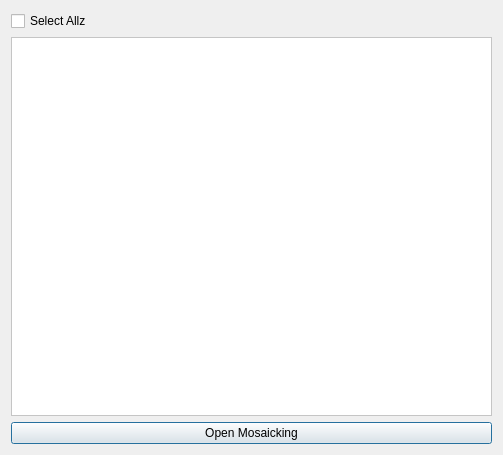
<?xml version="1.0" encoding="UTF-8"?>
<ui version="4.0">
 <class>MosaicTxtGeneratorDialogBase</class>
 <widget class="QDialog" name="MosaicTxtGeneratorDialogBase">
  <property name="geometry">
   <rect>
    <x>0</x>
    <y>0</y>
    <width>503</width>
    <height>455</height>
   </rect>
  </property>
  <property name="windowTitle">
   <string>Mosaic Helper</string>
  </property>
  <layout class="QVBoxLayout" name="verticalLayout">
   <item>
    <layout class="QVBoxLayout" name="verticalLayout">
     <item>
      <widget class="QCheckBox" name="chk_select_all">
       <property name="text">
        <string>Select Allz</string>
       </property>
      </widget>
     </item>
     <item>
      <widget class="QScrollArea" name="scrollArea">
       <property name="styleSheet">
        <string notr="true">background-color: white;</string>
       </property>
       <property name="widgetResizable">
        <bool>true</bool>
       </property>
       <widget class="QWidget" name="scrollAreaWidgetContents">
        <property name="geometry">
         <rect>
          <x>0</x>
          <y>0</y>
          <width>481</width>
          <height>381</height>
         </rect>
        </property>
        <property name="minimumSize">
         <size>
          <width>0</width>
          <height>200</height>
         </size>
        </property>
        <property name="styleSheet">
         <string notr="true">cb.setStyleSheet(&quot;QCheckBox { margin: 1px 0px; padding: 0px; }&quot;)</string>
        </property>
        <layout class="QVBoxLayout" name="checkBoxLayout">
         <property name="spacing">
          <number>5</number>
         </property>
         <property name="sizeConstraint">
          <enum>QLayout::SetFixedSize</enum>
         </property>
         <property name="leftMargin">
          <number>1</number>
         </property>
         <property name="topMargin">
          <number>5</number>
         </property>
         <property name="rightMargin">
          <number>5</number>
         </property>
         <property name="bottomMargin">
          <number>5</number>
         </property>
        </layout>
       </widget>
      </widget>
     </item>
     <item>
      <widget class="QPushButton" name="btn_use_loaded_layers">
       <property name="text">
        <string>Open Mosaicking</string>
       </property>
      </widget>
     </item>
    </layout>
   </item>
  </layout>
 </widget>
 <resources/>
 <connections/>
</ui>
